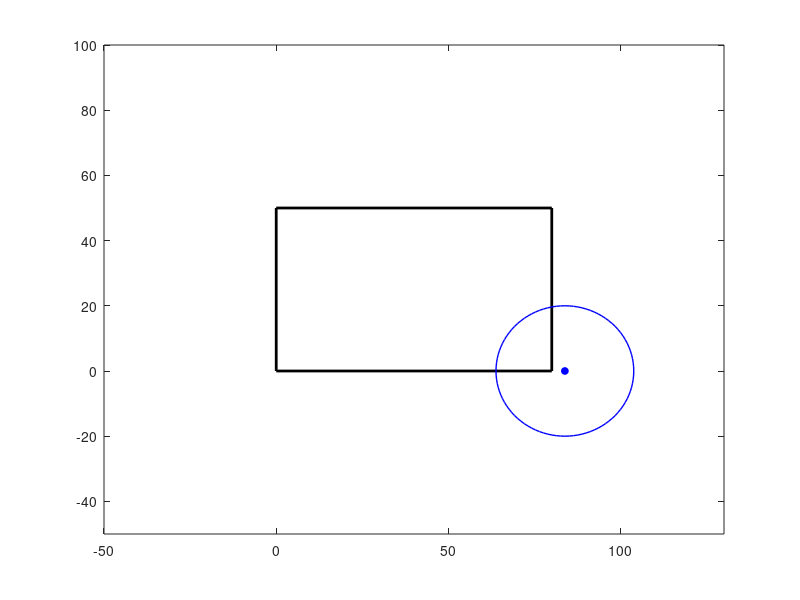

Reproduce this figure in MATLAB.
function SampleCode_V1_Elmoya
clc;clear;close all
global x_max_coverage_area x_min_coverage_area y_max_coverage_area y_min_coverage_area
global th n_radar


x_min_coverage_area = 0; % km
x_max_coverage_area = 80; % km
y_min_coverage_area = 0; % km
y_max_coverage_area = 50; % km

figure(1)
plot_area(x_min_coverage_area,x_max_coverage_area,y_min_coverage_area,y_max_coverage_area)


n_radar = 1;

r = 20;  % radar radius (km)

th = 0:pi/50:2*pi;

x1_min=x_min_coverage_area-30; % km
x1_max=x_max_coverage_area+30; % km
y1_min=y_min_coverage_area-30; % km
y1_max=y_max_coverage_area+30; % km

info = plot_radar_position_and_area(x1_min,x1_max,y1_min,y1_max,r);

xlim([-50 130])
ylim([-50 100])

end

function info = plot_radar_position_and_area(x_min,x_max,y_min,y_max,r)
global th
xc = unifrnd(x_min,x_max); % x position of circle center
yc = unifrnd(y_min,y_max); % y position of circle center
x = r * cos(th) + xc;
y = r * sin(th) + yc;

plot(x, y,'color','b','LineWidth',1);
plot(xc,yc,'o','markerfacecolor','b','markeredgecolor','b','markersize',5)

info.xc = xc;
info.yc = yc;
info.r = r;
info.x = x;
info.y = y;
end

function plot_area(x_min,x_max,y_min,y_max)
figure(1)
plot([x_min x_min],[y_min,y_max],'k','Linewidth',2)
hold on
plot([x_min x_max],[y_max,y_max],'k','Linewidth',2)
plot([x_max x_max],[y_max,y_min],'k','Linewidth',2)
plot([x_max x_min],[y_min,y_min],'k','Linewidth',2)
end
